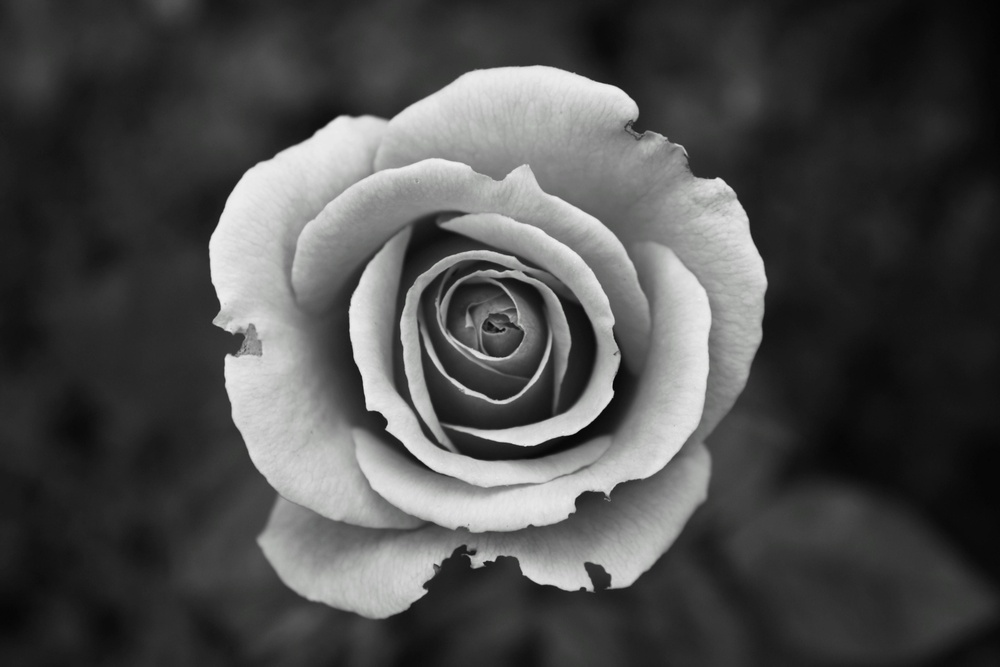
#> input picture CVIP/EP-2/image.jpg, 1000 x 667 px, shrunk from 4272 x 2848 before the run
$ python EP-2.5.py
#> lines starting #> are read from the running program, lines starting #| are printed output that depends on the picture
import cv2
import matplotlib.pyplot as plt
image_path="image.jpg"
image=cv2.imread(image_path, cv2.IMREAD_GRAYSCALE)
#> image: shape (667, 1000); min 3, max 240, mean 76.5
if image is None:
    print("Error: Unable to load the image")
else:
    histogram=cv2.calcHist([image],[0],None,[255],[0,256])
#> histogram = 255 values, max 16542 at index 25, min 0 at index 0, mean 2615.7
    plt.figure(figsize=(8,6))
    plt.title("GrayScale Histogram")
    plt.xlabel("Pixel Intensity")
    plt.ylabel("Frequency")
    plt.plot(histogram, color='black')
    plt.xlim([0,256])
    plt.tight_layout()
    plt.show()
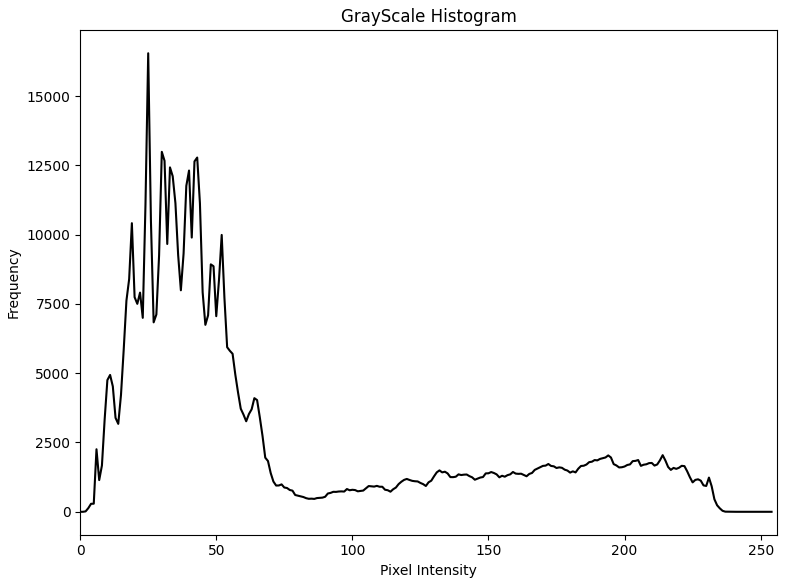
#> figure drawn by matplotlib, 1 panel; curve peaks at x = 25, y = 16542
